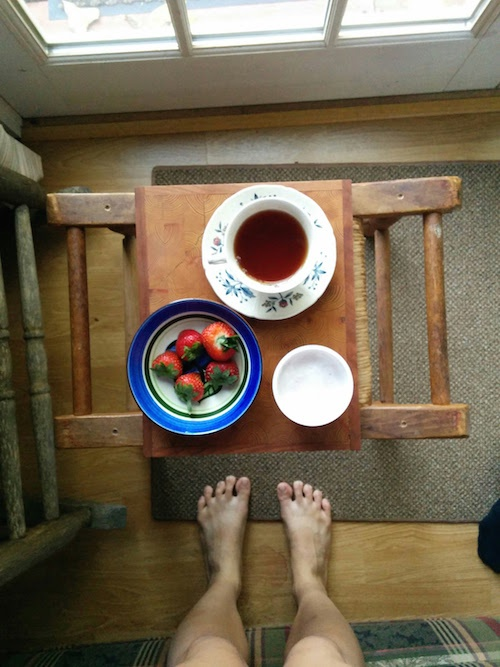
#> input picture cups.jpg, 500 x 667 px
$ python canny03.py   (Python 2 division)   (older library calls are emulated)
#> lines starting #> are read from the running program, lines starting #| are printed output that depends on the picture; after the words box and inside, x2 and y2 are one past the last pixel; in counts of white or black regions, pixels touching at a corner belong together
#!/usr/bin/python
# -*- coding: utf-8 -*-

import cv2
import numpy as np
import pylab as plt

cups = cv2.imread('cups.jpg')
#> cups is the input picture: shape (667, 500, 3); mean B, G, R 83.7, 104, 116.7

cups_preprocessed  = cv2.cvtColor(cv2.GaussianBlur(cups, (7,7), 0), cv2.COLOR_BGR2GRAY)
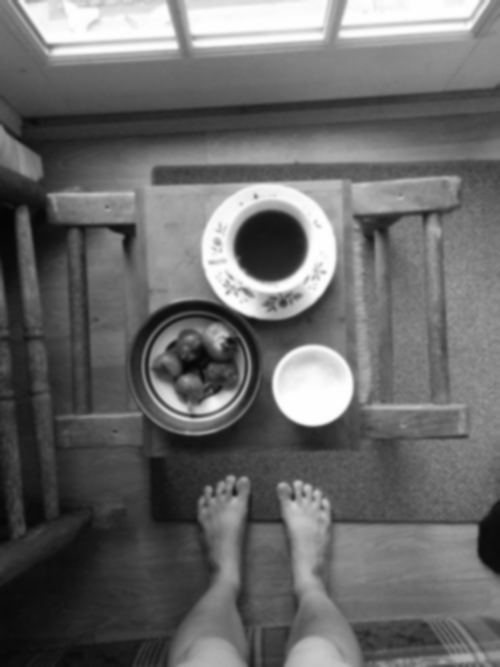
#> cups_preprocessed: shape (667, 500); min 5, max 255, mean 105.5

_, cups_thresh = cv2.threshold(cups_preprocessed, 200, 255, cv2.THRESH_BINARY)
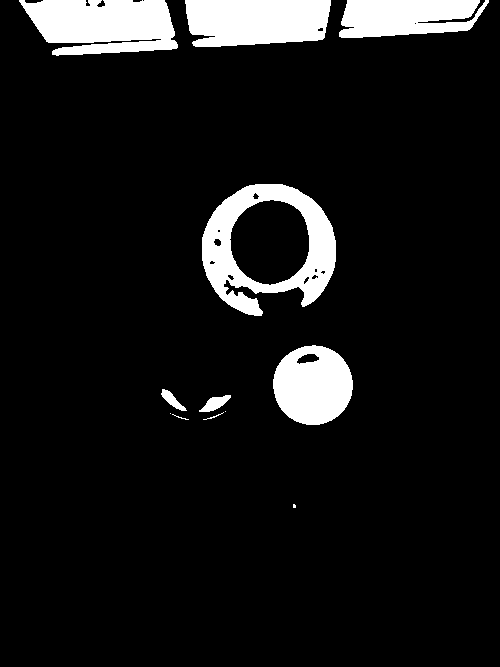
#> cups_thresh: shape (667, 500); 9.1% white; 12 white regions (3 under 20 px), largest, box (x1, y1, x2, y2) and area: (202, 184, 336, 316) 7566, (19, 0, 178, 56) 6801, (185, 0, 331, 47) 6049

cups_edges = cv2.Canny(cups_preprocessed,threshold1=90,threshold2=110)
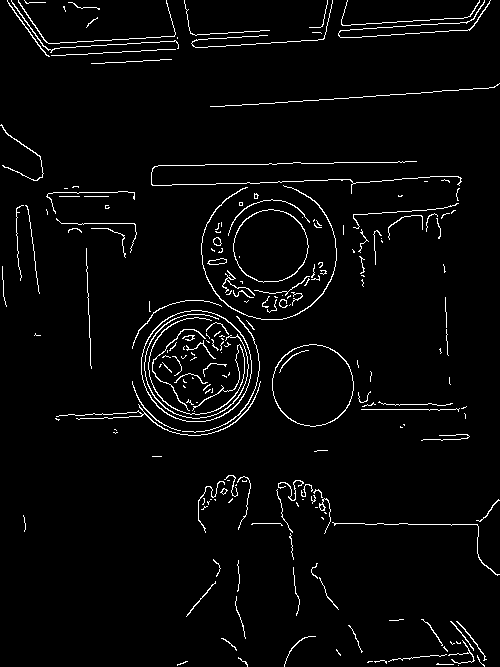
#> cups_edges: shape (667, 500); 3.2% white in thin lines or dots

circles = cv2.HoughCircles(cups_edges, cv2.cv.CV_HOUGH_GRADIENT, dp=1.5, minDist=50, minRadius=20, maxRadius=130)
#> circles = [[267.8, 249.8, 67.85], [195.8, 363.8, 54.8], [312.8, 384.8, 41.9]]
cups_circles = np.copy(cups)

if circles is not None and len(circles) > 0:

    circles = circles[0]
    for (x, y, r) in circles:
        x, y, r = int(x), int(y), int(r)
        cv2.circle(cups_circles, (x, y), r, (255, 255, 0), 4)
	plt.imshow(cv2.cvtColor(cups_circles, cv2.COLOR_BGR2RGB))
#> this loop made 3 passes
#> (x, y, r) on passes 1 to 3: (267, 249, 67), (195, 363, 54), (312, 384, 41)
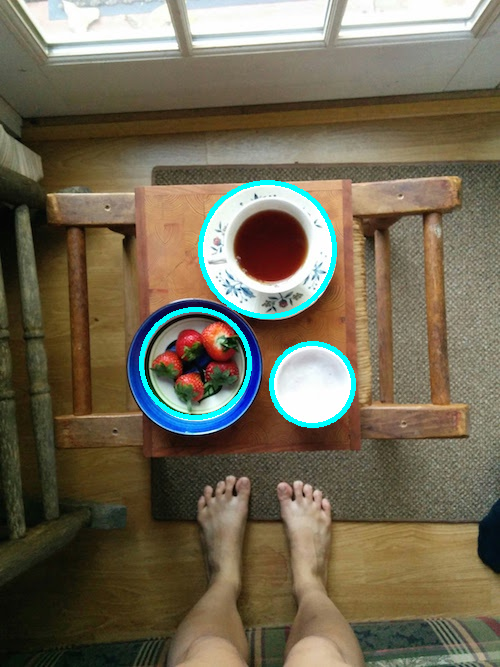
#> cups_circles: shape (667, 500, 3); 1.53% of pixels changed, all inside (x1, y1, x2, y2) = (139, 180, 356, 428)

print('number of circles detected: %d' % len(circles[0]))
#| number of circles detected: 3

cv2.imshow('cups',cups_circles)
cv2.waitKey(0)
cv2.destroyAllWindows()
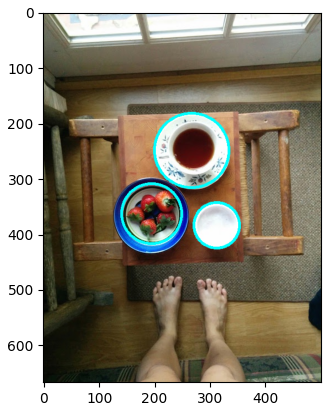
#> figure drawn by matplotlib, 1 panel
